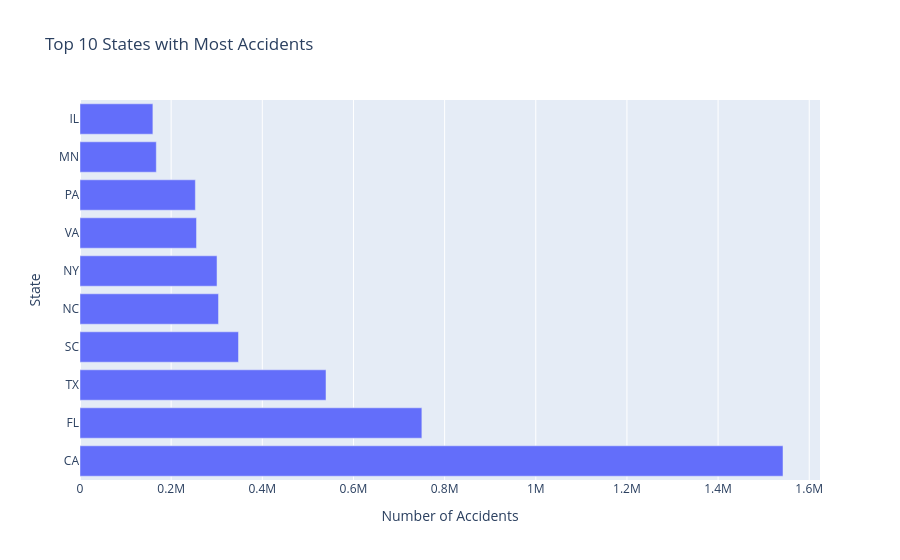

Here is the notebook cell this chart was saved with:
### Markdown cell above
# SECTION 6: VISUALIZE (charts and dashboards)

### Code cell
# Top States as per accidents chart
state_data = [df_us['State'].value_counts().head(10)]

fig1 = px.bar(
    x=state_data[0].values, 
    y=state_data[0].index,
    title='Top 10 States with Most Accidents',
    labels={'x': 'Number of Accidents', 'y': 'State'}
)

fig1.show()

### Figure 1 — Plotly figure (JSON) as saved in the notebook; plotly's stock layout.template omitted (floating-point values rounded to 4 significant figures)
{"data": [{"hovertemplate": "Number of Accidents=%{x}<br>State=%{y}<extra></extra>", "legendgroup": "", "marker": {"color": "#636efa", "pattern": {"shape": ""}}, "name": "", "orientation": "h", "showlegend": false, "textposition": "auto", "type": "bar", "x": [1542434, 750083, 539762, 347772, 303929, 300663, 255658, 253127, 167443, 159931], "xaxis": "x", "y": ["CA", "FL", "TX", "SC", "NC", "NY", "VA", "PA", "MN", "IL"], "yaxis": "y"}], "layout": {"barmode": "relative", "legend": {"tracegroupgap": 0}, "title": {"text": "Top 10 States with Most Accidents"}, "xaxis": {"anchor": "y", "domain": [0, 1], "title": {"text": "Number of Accidents"}}, "yaxis": {"anchor": "x", "domain": [0, 1], "title": {"text": "State"}}}}
